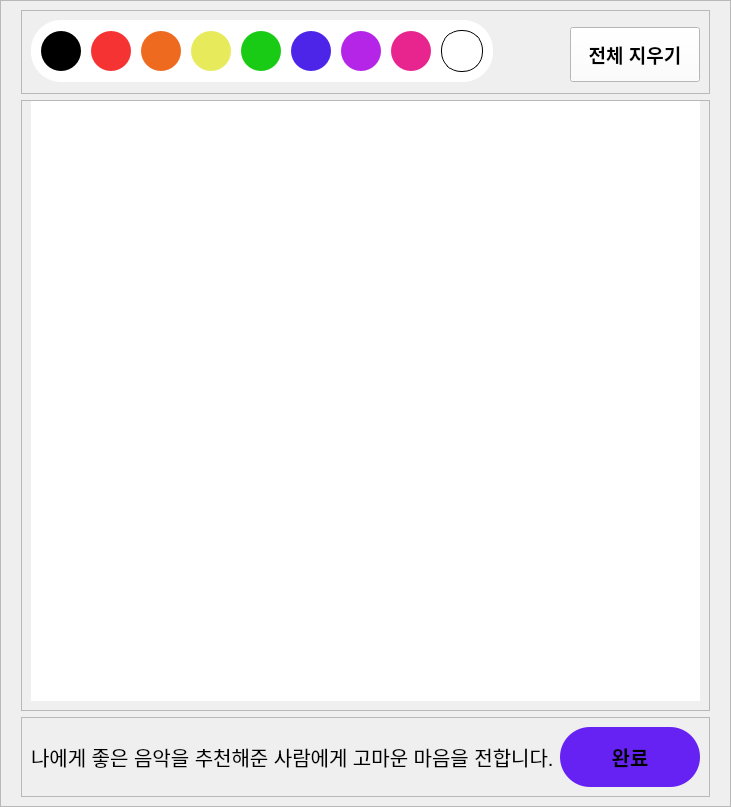
            <widget class="QWidget" name="page_6">
             <layout class="QVBoxLayout" name="verticalLayout_55">
              <property name="leftMargin">
               <number>0</number>
              </property>
              <property name="topMargin">
               <number>0</number>
              </property>
              <property name="rightMargin">
               <number>0</number>
              </property>
              <property name="bottomMargin">
               <number>0</number>
              </property>
              <item>
               <widget class="QFrame" name="frame_96">
                <property name="frameShape">
                 <enum>QFrame::StyledPanel</enum>
                </property>
                <property name="frameShadow">
                 <enum>QFrame::Raised</enum>
                </property>
                <layout class="QVBoxLayout" name="verticalLayout_83">
                 <property name="leftMargin">
                  <number>20</number>
                 </property>
                 <property name="rightMargin">
                  <number>20</number>
                 </property>
                 <item>
                  <widget class="QFrame" name="frame_97">
                   <property name="frameShape">
                    <enum>QFrame::StyledPanel</enum>
                   </property>
                   <property name="frameShadow">
                    <enum>QFrame::Raised</enum>
                   </property>
                   <layout class="QHBoxLayout" name="horizontalLayout_55">
                    <property name="bottomMargin">
                     <number>11</number>
                    </property>
                    <item alignment="Qt::AlignBottom">
                     <widget class="QFrame" name="frame_98">
                      <property name="styleSheet">
                       <string notr="true">background-color:white;border-radius:30px;</string>
                      </property>
                      <property name="frameShape">
                       <enum>QFrame::StyledPanel</enum>
                      </property>
                      <property name="frameShadow">
                       <enum>QFrame::Raised</enum>
                      </property>
                      <layout class="QHBoxLayout" name="horizontalLayout_56">
                       <property name="spacing">
                        <number>10</number>
                       </property>
                       <property name="leftMargin">
                        <number>10</number>
                       </property>
                       <property name="topMargin">
                        <number>10</number>
                       </property>
                       <property name="rightMargin">
                        <number>10</number>
                       </property>
                       <property name="bottomMargin">
                        <number>10</number>
                       </property>
                       <item>
                        <widget class="QPushButton" name="pushButton_36">
                         <property name="styleSheet">
                          <string notr="true">*{width:40px; height:40px;background:#000000;color:#FFFFFF;border-radius:20;}</string>
                         </property>
                         <property name="text">
                          <string/>
                         </property>
                        </widget>
                       </item>
                       <item>
                        <widget class="QPushButton" name="pushButton_39">
                         <property name="styleSheet">
                          <string notr="true">*{width:40px; height:40px;background:#F53333;color:#FFFFFF;border-radius:20;}</string>
                         </property>
                         <property name="text">
                          <string/>
                         </property>
                        </widget>
                       </item>
                       <item>
                        <widget class="QPushButton" name="pushButton_41">
                         <property name="styleSheet">
                          <string notr="true">*{width:40px; height:40px;background:#EE6A1F;color:#FFFFFF;border-radius:20;}</string>
                         </property>
                         <property name="text">
                          <string/>
                         </property>
                        </widget>
                       </item>
                       <item>
                        <widget class="QPushButton" name="pushButton_42">
                         <property name="styleSheet">
                          <string notr="true">*{width:40px; height:40px;background:#E7EA5B;color:#FFFFFF;border-radius:20;}</string>
                         </property>
                         <property name="text">
                          <string/>
                         </property>
                        </widget>
                       </item>
                       <item>
                        <widget class="QPushButton" name="pushButton_43">
                         <property name="styleSheet">
                          <string notr="true">*{width:40px; height:40px;background:#1ACB16;color:#FFFFFF;border-radius:20;}</string>
                         </property>
                         <property name="text">
                          <string/>
                         </property>
                        </widget>
                       </item>
                       <item>
                        <widget class="QPushButton" name="pushButton_54">
                         <property name="styleSheet">
                          <string notr="true">*{width:40px; height:40px;background:#4C25E8;color:#FFFFFF;border-radius:20;}</string>
                         </property>
                         <property name="text">
                          <string/>
                         </property>
                        </widget>
                       </item>
                       <item>
                        <widget class="QPushButton" name="pushButton_55">
                         <property name="styleSheet">
                          <string notr="true">*{width:40px; height:40px;background:#B525E8;color:#FFFFFF;border-radius:20;}</string>
                         </property>
                         <property name="text">
                          <string/>
                         </property>
                        </widget>
                       </item>
                       <item>
                        <widget class="QPushButton" name="pushButton_44">
                         <property name="styleSheet">
                          <string notr="true">*{width:40px; height:40px;background:#E8258E;color:#FFFFFF;border-radius:20;}</string>
                         </property>
                         <property name="text">
                          <string/>
                         </property>
                        </widget>
                       </item>
                       <item>
                        <widget class="QPushButton" name="pushButton_26">
                         <property name="styleSheet">
                          <string notr="true">*{width:40px; height:40px;background:#FFFFFF;color:#000000; border-radius:20;border:1px solid black;}</string>
                         </property>
                         <property name="text">
                          <string/>
                         </property>
                        </widget>
                       </item>
                      </layout>
                     </widget>
                    </item>
                    <item alignment="Qt::AlignRight|Qt::AlignBottom">
                     <widget class="QPushButton" name="pushButton_45">
                      <property name="minimumSize">
                       <size>
                        <width>130</width>
                        <height>55</height>
                       </size>
                      </property>
                      <property name="font">
                       <font>
                        <pointsize>14</pointsize>
                        <weight>75</weight>
                        <bold>true</bold>
                       </font>
                      </property>
                      <property name="styleSheet">
                       <string notr="true">background-color:white; color:black;</string>
                      </property>
                      <property name="text">
                       <string>전체 지우기</string>
                      </property>
                     </widget>
                    </item>
                   </layout>
                  </widget>
                 </item>
                 <item>
                  <widget class="QFrame" name="frame_99">
                   <property name="frameShape">
                    <enum>QFrame::StyledPanel</enum>
                   </property>
                   <property name="frameShadow">
                    <enum>QFrame::Raised</enum>
                   </property>
                   <layout class="QHBoxLayout" name="horizontalLayout_57">
                    <property name="topMargin">
                     <number>0</number>
                    </property>
                    <item>
                     <widget class="QWidget" name="painter_widget_2" native="true">
                      <property name="enabled">
                       <bool>true</bool>
                      </property>
                      <property name="sizePolicy">
                       <sizepolicy hsizetype="Expanding" vsizetype="Preferred">
                        <horstretch>0</horstretch>
                        <verstretch>0</verstretch>
                       </sizepolicy>
                      </property>
                      <property name="minimumSize">
                       <size>
                        <width>0</width>
                        <height>600</height>
                       </size>
                      </property>
                      <property name="styleSheet">
                       <string notr="true">background-color:white;</string>
                      </property>
                     </widget>
                    </item>
                   </layout>
                  </widget>
                 </item>
                 <item alignment="Qt::AlignTop">
                  <widget class="QFrame" name="frame_100">
                   <property name="frameShape">
                    <enum>QFrame::StyledPanel</enum>
                   </property>
                   <property name="frameShadow">
                    <enum>QFrame::Raised</enum>
                   </property>
                   <layout class="QHBoxLayout" name="horizontalLayout_58">
                    <item>
                     <widget class="QLabel" name="label_30">
                      <property name="font">
                       <font>
                        <pointsize>15</pointsize>
                       </font>
                      </property>
                      <property name="toolTipDuration">
                       <number>0</number>
                      </property>
                      <property name="text">
                       <string>나에게 좋은 음악을 추천해준 사람에게 고마운 마음을 전합니다.</string>
                      </property>
                     </widget>
                    </item>
                    <item alignment="Qt::AlignRight">
                     <widget class="QPushButton" name="pushButton_56">
                      <property name="minimumSize">
                       <size>
                        <width>140</width>
                        <height>60</height>
                       </size>
                      </property>
                      <property name="font">
                       <font>
                        <pointsize>15</pointsize>
                        <weight>75</weight>
                        <bold>true</bold>
                       </font>
                      </property>
                      <property name="layoutDirection">
                       <enum>Qt::LeftToRight</enum>
                      </property>
                      <property name="styleSheet">
                       <string notr="true">background: #6522F2;
border-radius: 30px;</string>
                      </property>
                      <property name="text">
                       <string>완료</string>
                      </property>
                     </widget>
                    </item>
                   </layout>
                  </widget>
                 </item>
                </layout>
               </widget>
              </item>
             </layout>
            </widget>
